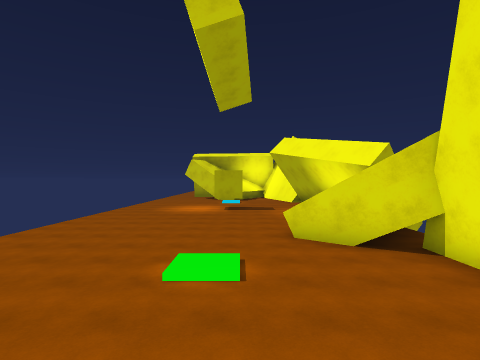
View 1 (above)

15 first-person views from a walk through a Unity game level. The camera is 1.5 m above the floor, looks level and sees 80° across. The floor is counted in squares, 2 m on a side. Each view is taken from the middle of a square. On the plan, view 1 faces up. The plan holds only what a view shows up to about 10 squares ahead; the rest is blank. The place goes on beyond the plan. The player character is not drawn.

View 2
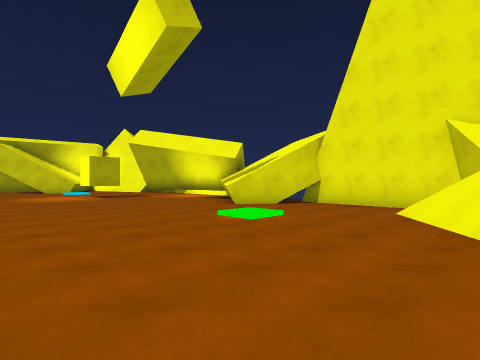

View 3
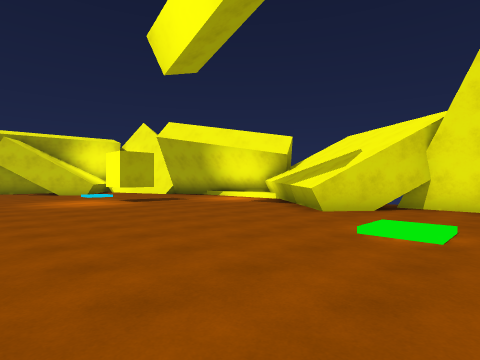

View 4
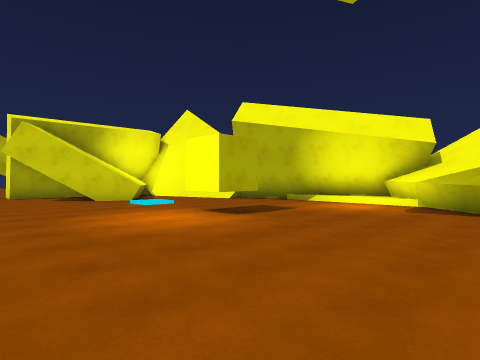

View 5
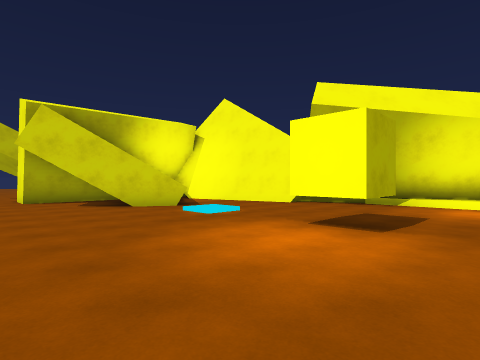

View 6
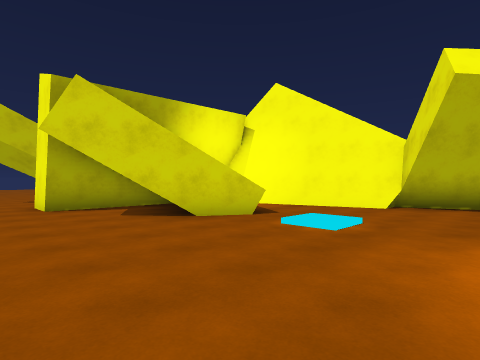

View 7
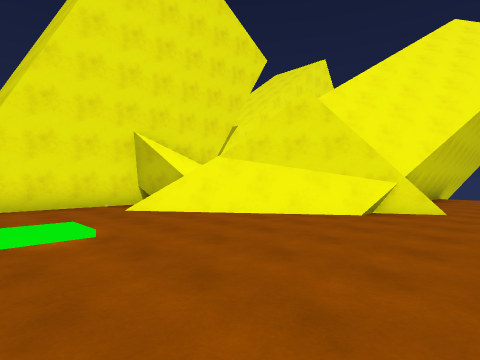

View 8
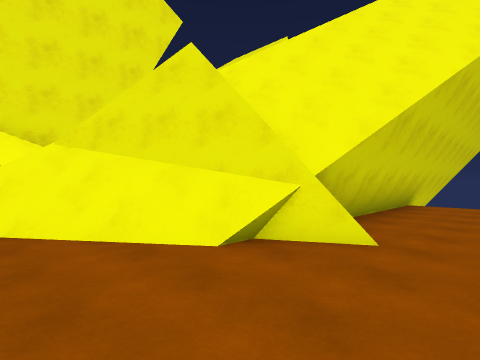

View 9
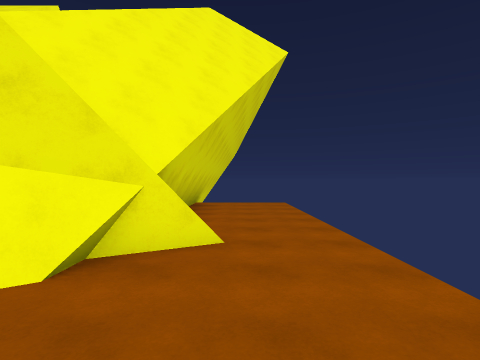

View 10
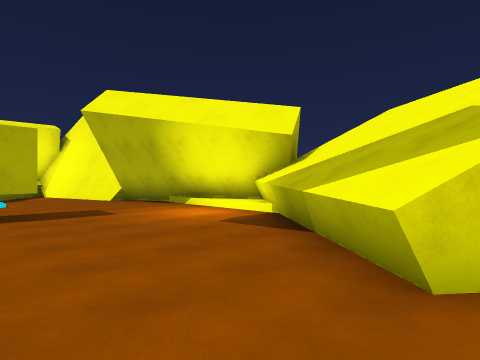

View 11
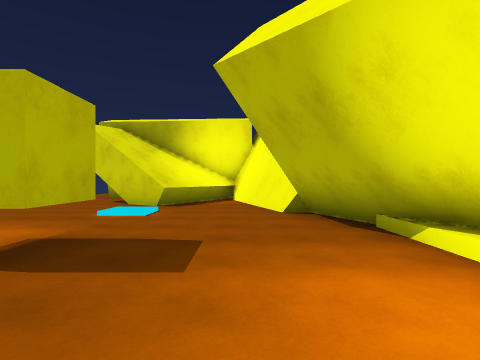

View 12
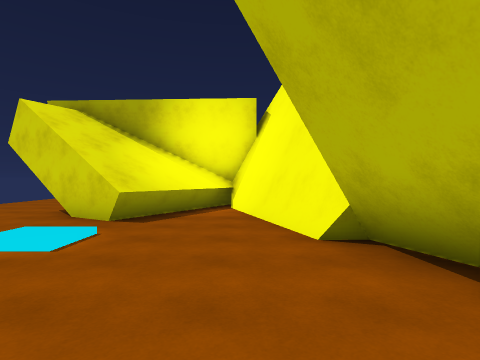

View 13
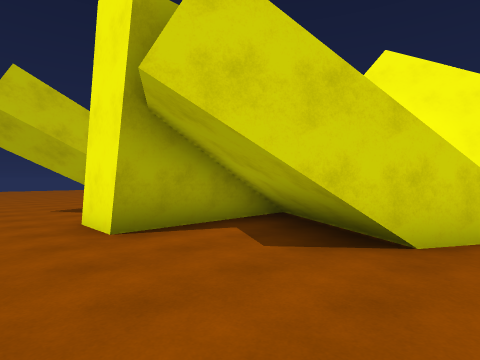

View 14
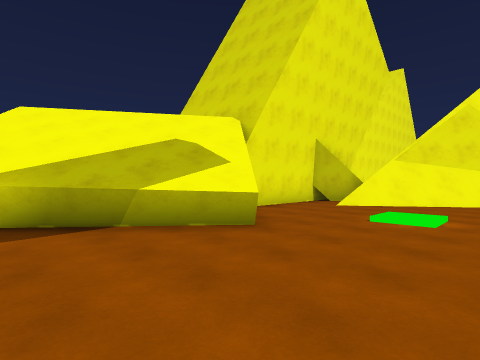

View 15
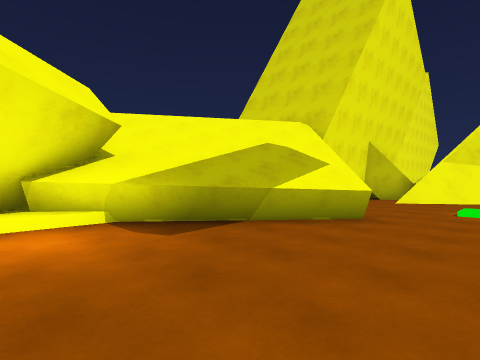

### Floor plan
Key: @ floor where view 1 was taken; # wall or solid block; . floor; / step, stairs or slope; = window, fence, low wall or low ledge; ^ raised ledge; O other object.
Columns run from 5 left of view 1 to 5 right of it. Each row starts with its distance up from view 1.
 30  ..
 29  ...
 28  ...
 27  ...
 26  .
 25  ..
 24  ..
 23 ..#
 22 ..######
 21 ....####
 20 ...###^##
 19 ....##..#
 18 ...../..#
 17 ....//..##
 16 ....//..##
 15 .........#
 14 .........##
 13 ....OO...##
 12 ..........#
 11 ..........#
 10 .........##
  9 ........^#
  8 .......^#
  7 ......^##
  6 .......##
  5 ........##
  4 ....//...#
  3 .........#
  2 .........#
  1 .....//=##
  0 ..../@/##
 -1 ...//#^
 -2 ..####
 -3 ..#
 -4 ..#
 -5 ..#
 -6 ..#
 -7 ..#
 -8 ..#
 -9   #

Where each view was taken, in squares from view 1:
view 1: 0 up, 0 right, facing up
view 2: 0 up, 5 left, facing up-right
view 3: 3 up, 5 left, facing up-right
view 4: 8 up, 5 left, facing up-right
view 5: 11 up, 5 left, facing up-right
view 6: 14 up, 5 left, facing up-right
view 7: 5 up, 5 left, facing down-right
view 8: 1 up, 5 left, facing down-right
view 9: 1 up, 4 left, facing down
view 10: 6 up, 1 left, facing up-right
view 11: 10 up, 2 right, facing up
view 12: 13 up, 2 right, facing up
view 13: 18 up, 5 left, facing up-right
view 14: 10 up, 2 left, facing down-right
view 15: 12 up, 1 left, facing down-right
